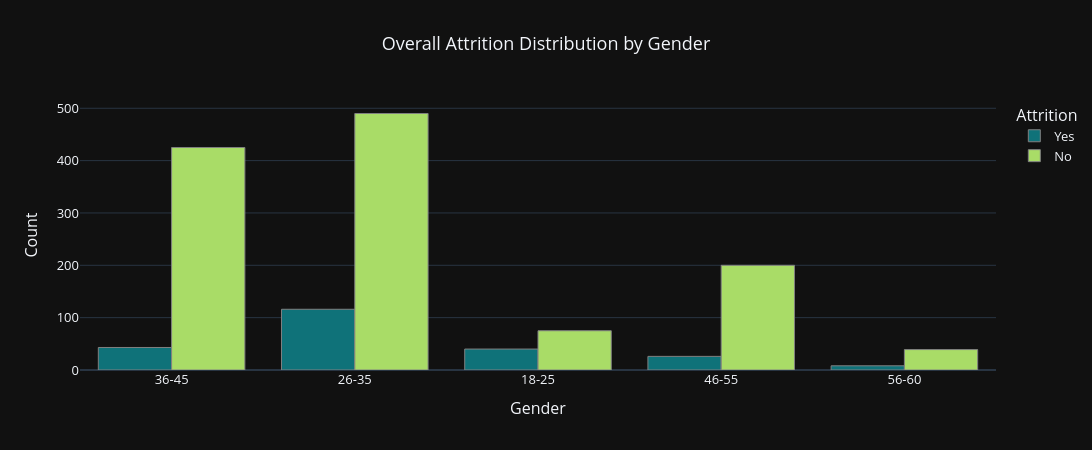

Notebook source saved alongside this figure:
### Markdown cell above
## 3️⃣ Attrition by Age Group

### Code cell
fig = px.histogram(
    df,
    x='AgeGroup',
    color='Attrition',
    barmode='group',
    color_discrete_sequence=[px.colors.sequential.Aggrnyl_r[5], px.colors.sequential.Aggrnyl_r[1]],
    title="Overall Attrition Distribution by Gender"
)

fig.update_traces(marker_line_color='gray', marker_line_width=1)
fig.update_layout(
    width=1100,
    height=450,
    title_x=0.5,
    title_font_size=18,
    xaxis_title="Gender",
    yaxis_title="Count",
    font=dict(size=13),
    template='plotly_dark'
)

fig.show()

### Figure 1 — Plotly figure (JSON) as saved in the notebook; plotly's stock layout.template omitted (floating-point values rounded to 4 significant figures; data arrays with more than 128 entries replaced by an {"elided": "..."} marker saying what was removed)
{"data": [{"alignmentgroup": "True", "bingroup": "x", "hovertemplate": "Attrition=Yes<br>AgeGroup=%{x}<br>count=%{y}<extra></extra>", "legendgroup": "Yes", "marker": {"color": "rgb(15, 114, 121)", "line": {"color": "gray", "width": 1}, "pattern": {"shape": ""}}, "name": "Yes", "offsetgroup": "Yes", "orientation": "v", "showlegend": true, "type": "histogram", "x": {"elided": "237 str values"}, "xaxis": "x", "yaxis": "y"}, {"alignmentgroup": "True", "bingroup": "x", "hovertemplate": "Attrition=No<br>AgeGroup=%{x}<br>count=%{y}<extra></extra>", "legendgroup": "No", "marker": {"color": "rgb(169, 220, 103)", "line": {"color": "gray", "width": 1}, "pattern": {"shape": ""}}, "name": "No", "offsetgroup": "No", "orientation": "v", "showlegend": true, "type": "histogram", "x": {"elided": "1233 str values"}, "xaxis": "x", "yaxis": "y"}], "layout": {"barmode": "group", "font": {"size": 13}, "height": 450, "legend": {"title": {"text": "Attrition"}, "tracegroupgap": 0}, "title": {"font": {"size": 18}, "text": "Overall Attrition Distribution by Gender", "x": 0.5}, "width": 1100, "xaxis": {"anchor": "y", "autorange": true, "domain": [0, 1], "range": [-0.5, 4.5], "title": {"text": "Gender"}, "type": "category"}, "yaxis": {"anchor": "x", "autorange": true, "domain": [0, 1], "range": [0, 515.8], "title": {"text": "Count"}}}}
